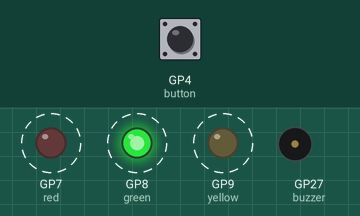
The sketch below on a simulated Raspberry Pi Pico W. Shown: output pins drawn as LEDs (lit = HIGH), buzzer (waves = sounding, pin HIGH). Dashed ring = blinking. The test bench sets the inputs (shaded band); at power-on: GP4 (button) HIGH.

Above: at 5.8 s.
5.9 s: GP4 (button) pulled LOW for 2.85 s
At 7.3 s:
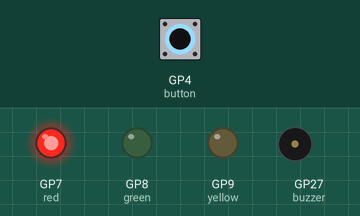
At 8.3 s:
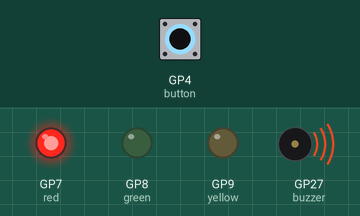
Timing chart, 0 to 16.2 s (numbered marks = the images above; inputs shaded):
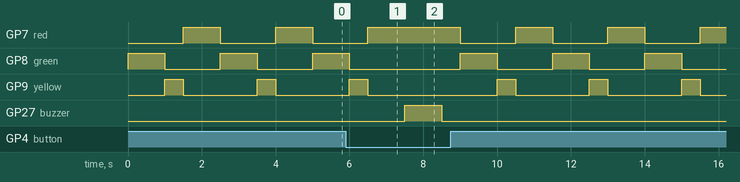

Measured:
- after the input at 5.9 s, GP27 (buzzer): LOW → HIGH after 1.6 s, → LOW 1.0 s later
- by itself, GP7 (red): repeats every 2.5 s: LOW 1.5 s, HIGH 1.0 s
- by itself, GP8 (green): repeats every 2.5 s: HIGH 1.0 s, LOW 1.5 s

The sketch:

sketch.ino
```cpp
const int red = 7;
const int yellow = 9;
const int green = 8;
const int buzzer = 27;
const int button = 4;

void setup() {
  pinMode(red, OUTPUT);
  pinMode(yellow, OUTPUT);
  pinMode(green, OUTPUT);
  pinMode(buzzer, OUTPUT);
  pinMode(button, INPUT_PULLUP);

  digitalWrite(red, LOW);
  digitalWrite(yellow, LOW);
  digitalWrite(green, LOW);
}

void loop() {
  if (digitalRead(button) == LOW) {
    digitalWrite(red, HIGH);
    digitalWrite(yellow, LOW);
    digitalWrite(green, LOW);
    digitalWrite(buzzer, HIGH);

    delay(1000);
    digitalWrite(buzzer, LOW);
    delay(500);
  }
  else {
    digitalWrite(green, HIGH);
    digitalWrite(yellow, LOW);
    digitalWrite(red, LOW);
    delay(1000);

    digitalWrite(green, LOW);
    digitalWrite(yellow, HIGH);
    delay(500);

    digitalWrite(yellow, LOW);
    digitalWrite(red, HIGH);
    delay(1000);
  }
}
```
